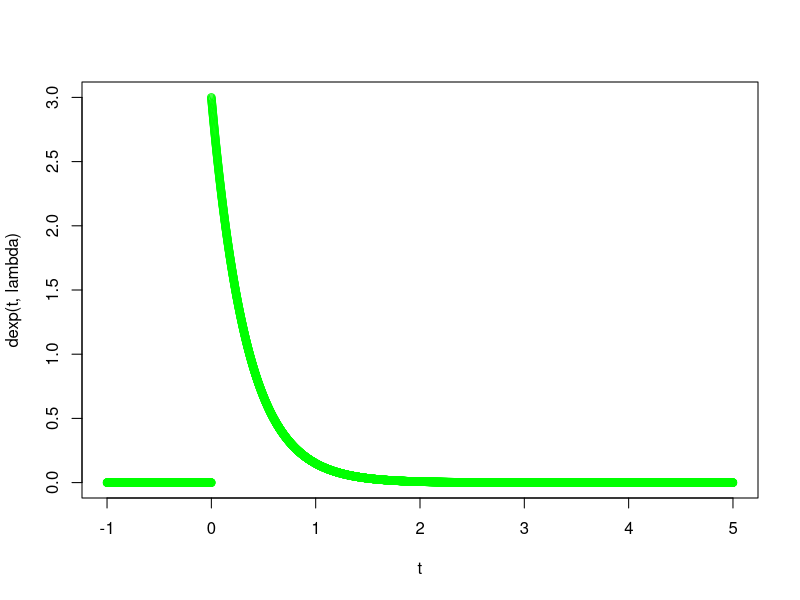
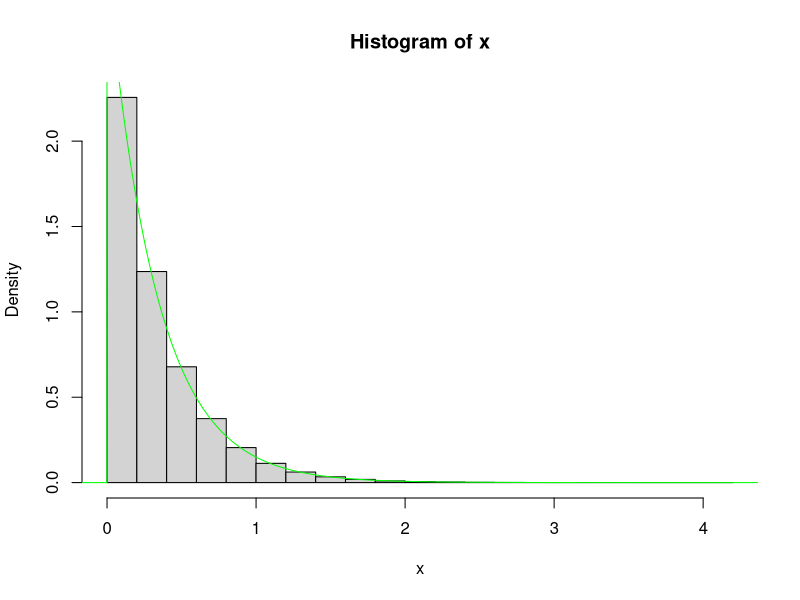

Write R code to recreate these figures, in order.
#Simularea unei valori dintr-o exponentiala de parametru lambda
lambda <- 3
set.seed(15)
u <- runif(1)
x <- -1/lambda*log(u)

t <- seq(-1,5,0.001)
plot(t,dexp(t,lambda),col="green")

#Simularea a 10^6 valori dintr-o exponentiala de parametru lambda
u <- runif(10^6)
x <- -1/lambda*log(u)
hist(x,freq=F)
lines(t,dexp(t,lambda),col="green")

#TEMA: Construiti un algoritm care simuleaza 10^6 valori din repartitia
#lucrata in exemplul cu metoda inversa

# Algoritmul pentru simularea unei valori dintr-o variabila aleatoare
#discreta X:(1 2 3 4 5;10/30 1/30 4/30 7/30 8/30)
val <- 1:5
prob <- c(1/3,1/30,2/15,7/30,4/15)
u <- runif(1)
if (u<prob[1]) { x=val[1]
} else if (u<prob[1]+prob[2]) {x=val[2]
}else {if (u<prob[1]+prob[2]+prob[3]) x=val[3]
else  if (u<prob[1]+prob[2]+prob[3]+prob[4]) x=val[4]
else x=val[5]
}         

#TEMA: Eficientizati cat de mult posibil algoritmul de mai sus